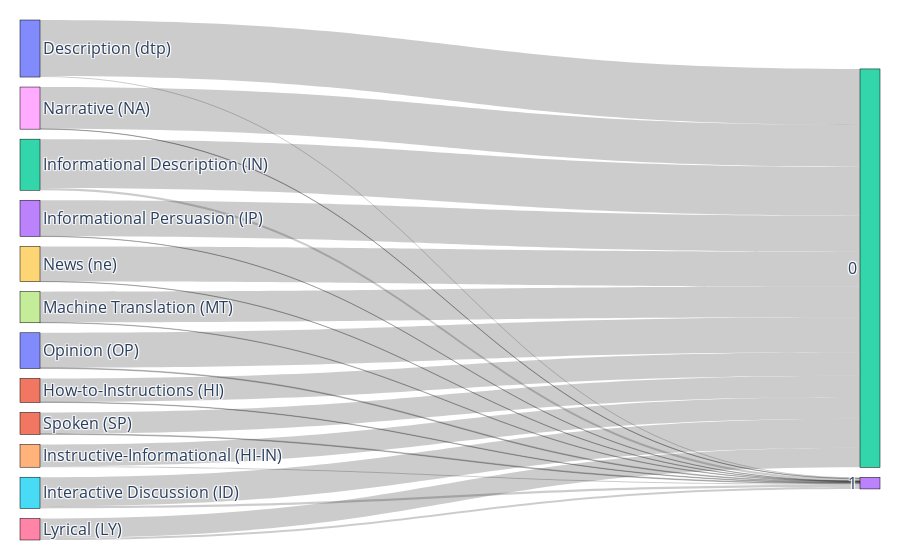

The code cell stored with this chart in its notebook:
### Code cell
import pandas as pd
import plotly.graph_objects as go

# Example: sample data
# df = pd.DataFrame({
#     'parsed_register': ['A', 'B', 'A', 'C', 'B', 'C', 'A', 'B', 'C', 'A'],
#     'int_score': [1, 2, 2, 3, 3, 4, 1, 5, 4, 2]
# })

# Count pairs (grouped by nominal and ordinal labels)
df['predicted_class'] = df['predicted_class'].astype(str)  # make sure it's a string for plotting
counts = df.groupby(['parsed_register', 'predicted_class']).size().reset_index(name='count')

# Get all unique labels
all_labels = list(pd.unique(counts['parsed_register'].tolist() + counts['predicted_class'].tolist()))
label_to_index = {label: i for i, label in enumerate(all_labels)}

# Build Sankey inputs
source_indices = counts['parsed_register'].map(label_to_index)
target_indices = counts['predicted_class'].map(label_to_index)
values = counts['count']

# Create Sankey diagram
fig = go.Figure(data=[go.Sankey(
    node=dict(
        pad=10,
        thickness=20,
        line=dict(color="black", width=0.5),
        label=all_labels,
    ),
    link=dict(
        source=source_indices,
        target=target_indices,
        value=values
    )
)])

#model_name_map = dict(edu="FineWeb-edu classifier", nvidia="NVIDIA NemoCurator", dclm ="DCLM classifier")
fig.update_layout(title_text="",font_size=16, width=900, margin=dict(l=20, r=20, t=20, b=20))#f"Registers against {model_name_map[classifier]} score", )
fig.write_image(f"sankey_{classifier}.svg", scale=3)
fig.show()

### Figure 1 — Plotly figure (JSON) as saved in the notebook; plotly's stock layout.template omitted (floating-point values rounded to 4 significant figures)
{"data": [{"link": {"source": [0, 0, 1, 1, 2, 2, 3, 3, 4, 4, 5, 5, 6, 6, 7, 7, 8, 8, 9, 9, 10, 10, 11, 11], "target": [12, 13, 12, 13, 12, 13, 12, 13, 12, 13, 12, 13, 12, 13, 12, 13, 12, 13, 12, 13, 12, 13, 12, 13], "value": [9810, 190, 4119, 83, 8576, 381, 6311, 42, 3813, 187, 5079, 400, 3452, 323, 5386, 66, 7334, 51, 6131, 42, 6123, 134, 3720, 133]}, "node": {"label": ["Description (dtp)", "How-to-Instructions (HI)", "Informational Description (IN)", "Informational Persuasion (IP)", "Instructive-Informational (HI-IN)", "Interactive Discussion (ID)", "Lyrical (LY)", "Machine Translation (MT)", "Narrative (NA)", "News (ne)", "Opinion (OP)", "Spoken (SP)", "0", "1"], "line": {"color": "black", "width": 0.5}, "pad": 10, "thickness": 20}, "type": "sankey"}], "layout": {"font": {"size": 16}, "margin": {"b": 20, "l": 20, "r": 20, "t": 20}, "title": {"text": ""}, "width": 900}}
